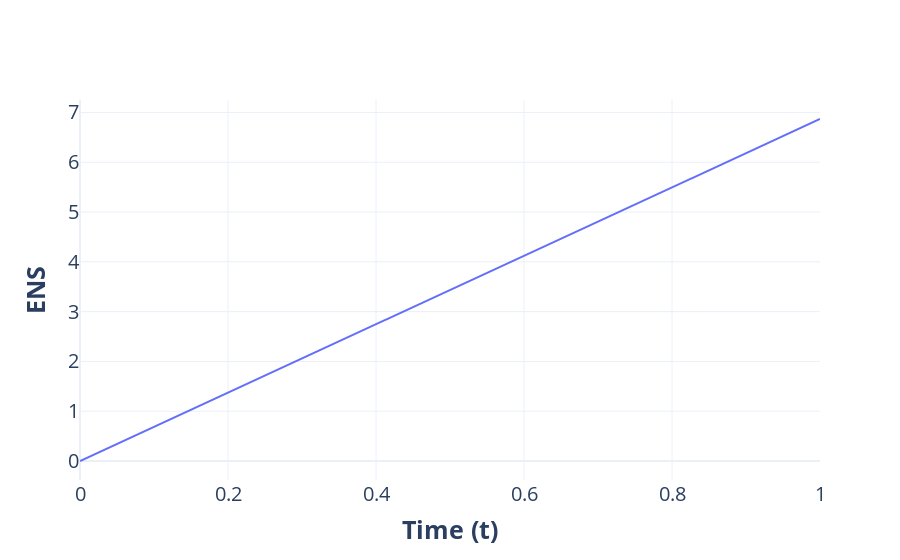

Notebook code cell kept with this figure:
### Code cell
# Generate ENS values
ens_values = generate_ENS(Q2, Q1, t_range, t1)
# Create the plot
fig = go.Figure()

# Add Q3 line
fig.add_trace(go.Scatter(x=t_range, y=ens_values, mode='lines'))

# Add Q5 line

# Update layout for better presentation
fig.update_layout(
    title=None,
    title_font=dict(size=20),  # Increase title size, make it bold
    xaxis_title='<b>Time (t)</b>',
    xaxis=dict(
        title_font=dict(size=25),
        tickfont=dict(size=20),
    ),
    yaxis_title='<b>ENS</b>',
    yaxis=dict(
        title_font=dict(size=25),
        tickfont=dict(size=20),
    ),
    template='plotly_white'
)

# Save the plot as a PDF file if needed
fig.write_image("ENS_stationary.pdf")

# Show the plot
fig.show()

### Figure 1 — Plotly figure (JSON) as saved in the notebook; plotly's stock layout.template omitted (floating-point values rounded to 4 significant figures; data arrays with more than 128 entries replaced by an {"elided": "..."} marker saying what was removed)
{"data": [{"mode": "lines", "type": "scatter", "x": {"elided": "999 float values"}, "y": {"elided": "999 float values"}}], "layout": {"title": {"font": {"size": 20}}, "xaxis": {"tickfont": {"size": 20}, "title": {"font": {"size": 25}, "text": "<b>Time (t)</b>"}}, "yaxis": {"tickfont": {"size": 20}, "title": {"font": {"size": 25}, "text": "<b>ENS</b>"}}}}
